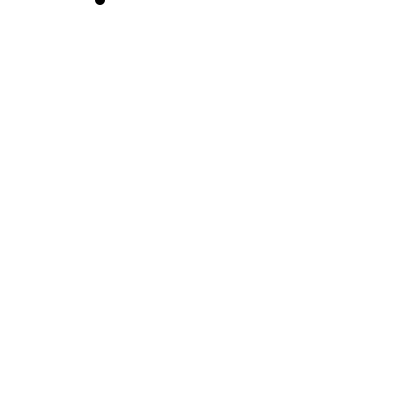
Frame 1 (no input)
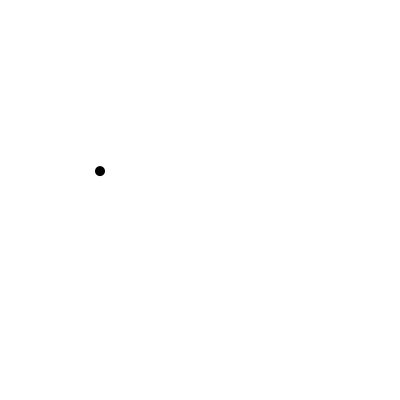
Frame 60 (the mouse pressed at the canvas centre just before this capture)
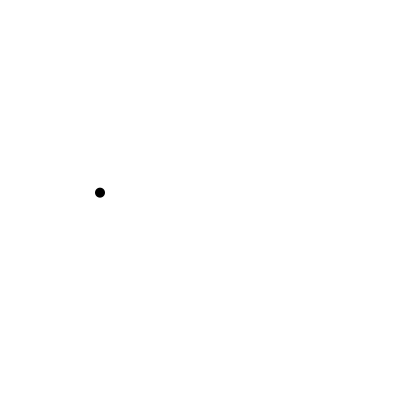
Frame 120 (the mouse held since frame 60 and released just before this capture)

The Processing sketch that drew these frames (run headless with seeded random() and noise(); from frame 60 on, the mouse is pressed at the canvas centre):

// Processing sketch: gravity_ball
// ── gravity_ball.pde
float x = 100;
float y = 0;

float speed = 0;
float gravity = 0.1;

void setup() {
  size (400,400);
}

void draw () {
  background(255);
  
  
  fill(0);
  noStroke();
  ellipse(x,y,10,10);
  
  y = y + speed;
  speed = speed + gravity;
  
  
  if (y > height) {
    speed = speed * -0.95;
    
    y = height;
  }
}
